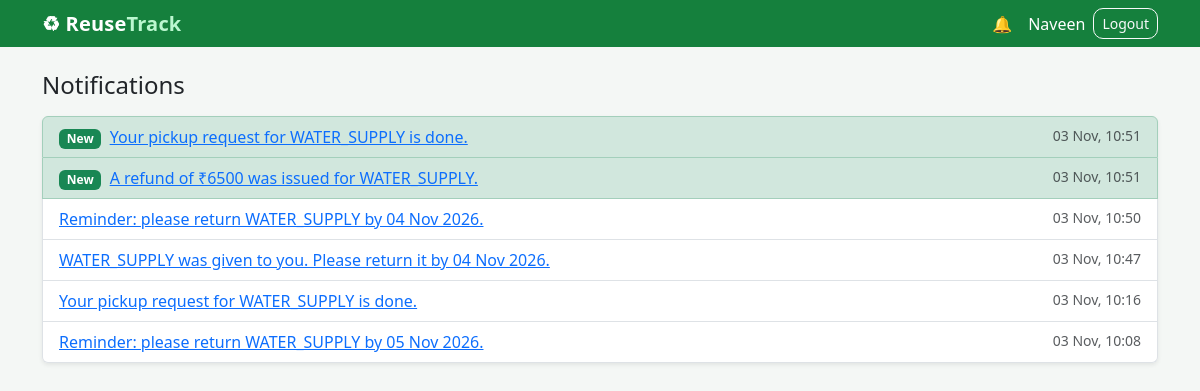
The app's page /notifications/ (signed in) with its own data.
### accounts/models.py (models this page shows, shortened)
class User(AbstractUser):
    class Role(models.TextChoices):
        ADMIN = 'ADMIN', 'Business Admin'
        STAFF = 'STAFF', 'Staff'
        CUSTOMER = 'CUSTOMER', 'Customer'
    business = models.ForeignKey(
        Business,
        on_delete=models.CASCADE,
        null=True,
        blank=True,
        related_name='users',
    )
    role = models.CharField(max_length=10, choices=Role.choices, default=Role.STAFF)
    phone = models.CharField(max_length=15, blank=True)

### notifications/models.py (models this page shows, shortened)
class Notification(models.Model):
    business = models.ForeignKey(Business, on_delete=models.CASCADE, related_name='notifications')
    user = models.ForeignKey(
        settings.AUTH_USER_MODEL, on_delete=models.CASCADE, related_name='notifications'
    )
    message = models.CharField(max_length=255)
    link = models.CharField(max_length=200, blank=True)
    key = models.CharField(max_length=100, null=True, blank=True)
    is_read = models.BooleanField(default=False)
    created_at = models.DateTimeField(auto_now_add=True)
    class Meta:
        ordering = ['-created_at', '-id']
        unique_together = ('user', 'key')

### notifications/views.py (the view)
# urls.py: path('', views.notification_list, name='notification_list'),
@login_required
def notification_list(request):
    if request.user.business_id is not None:
        generate_reminders(request.user)
    items = list(Notification.objects.filter(user=request.user)[:50])
    unread_ids = [n.pk for n in items if not n.is_read]
    if unread_ids:
        Notification.objects.filter(pk__in=unread_ids, user=request.user).update(is_read=True)
    return render(request, 'notifications/notification_list.html', {'items': items})

### notifications/context_processors.py (called while the page is built)
def notifications(request):
    user = request.user
    if not user.is_authenticated or user.business_id is None:
        return {}
    today = timezone.localdate().isoformat()
    if request.session.get('reminders_date') != today:
        generate_reminders(user)
        request.session['reminders_date'] = today
    return {'unread_count': Notification.objects.filter(user=user, is_read=False).count()}

### notifications/reminders.py (called while the page is built, shortened)
def generate_reminders(user):
    today = timezone.localdate()
    soon = today + timedelta(days=2)
    is_customer = user.role == User.Role.CUSTOMER
    if is_customer:
        customer = Customer.objects.filter(user=user).first()
        if customer is None:
            return
        assignments = Assignment.objects.filter(
            customer=customer, returned_date__isnull=True
        ).select_related('container')
        link = reverse('portal_home')
    elif user.role in (User.Role.ADMIN, User.Role.STAFF) and user.business_id:
        assignments = Assignment.objects.filter(
            business_id=user.business_id, returned_date__isnull=True
        ).select_related('container', 'customer')
        link = reverse('assignment_list')
    else:
        return

### notifications/templates/notifications/notification_list.html
{% extends 'accounts/base.html' %}
{% block content %}
<h4 class="mb-3">Notifications</h4>
<div class="list-group shadow-sm">
    {% for n in items %}
    <div class="list-group-item {% if not n.is_read %}list-group-item-success{% endif %}">
        <div class="d-flex justify-content-between">
            <div>
                {% if not n.is_read %}<span class="badge bg-success me-1">New</span>{% endif %}
                {% if n.link %}<a href="{{ n.link }}">{{ n.message }}</a>{% else %}{{ n.message }}{% endif %}
            </div>
            <small class="text-muted text-nowrap ms-3">{{ n.created_at|date:"d M, H:i" }}</small>
        </div>
    </div>
    {% empty %}
    <div class="list-group-item text-center text-muted py-4">No notifications yet.</div>
    {% endfor %}
</div>
{% endblock %}

### accounts/templates/accounts/base.html (shortened to what this page needs)
{% load static %}
<!DOCTYPE html>
<html lang="en">
<head>
    <link href="https://cdn.jsdelivr.net/npm/bootstrap@5.3.3/dist/css/bootstrap.min.css" rel="stylesheet">
    <link href="{% static 'accounts/app.css' %}" rel="stylesheet">
</head>
<body class="{% if user.is_authenticated and user.business_id %}has-bottom-nav{% endif %}">
    <nav class="navbar navbar-dark brand-nav">
        <div class="container">
            <a class="logo" href="{% url 'home' %}">♻ Reuse<span>Track</span></a>
            {% if user.is_authenticated %}
                <div class="d-flex align-items-center gap-3">
                    {% if user.business_id %}
                    <a href="{% url 'notification_list' %}" class="text-white text-decoration-none">
                        🔔{% if unread_count %}<span class="badge bg-danger ms-1">{{ unread_count }}</span>{% endif %}
                    </a>
                    {% endif %}
                    <form method="post" action="{% url 'logout' %}" class="d-flex align-items-center gap-2 mb-0">
                        <span class="text-white">{{ user.first_name|default:user.username }}</span>
                        <button class="btn btn-outline-light btn-sm">Logout</button>
                    </form>
                </div>
            {% endif %}
        </div>
    </nav>
    <div class="container py-4">
        {% block content %}{% endblock %}
    </div>
</body>
</html>

### accounts/static/accounts/app.css (style rules this page uses)
:root { --brand: #15803d; --brand-dark: #166534; --brand-light: #bbf7d0; --page-bg: #f4f7f5; --muted: #6b7280; }
body { font-family: system-ui, -apple-system, "Segoe UI", Roboto, sans-serif; background: var(--page-bg); }
.brand-nav { background: var(--brand); }
.logo { color: #fff; font-weight: 700; font-size: 1.25rem; text-decoration: none; letter-spacing: 0.2px; }
.logo span { color: var(--brand-light); }
.btn { border-radius: 10px; }

### records on screen
User: first_name "Naveen"
Notification: is_read "New", message "Your pickup request for WATER_SUPPLY is done.", created_at "03 Nov, 10:51"
Notification: is_read "New", message "A refund of ₹6500 was issued for WATER_SUPPLY.", created_at "03 Nov, 10:51"
Notification: message "Reminder: please return WATER_SUPPLY by 04 Nov 2026.", created_at "03 Nov, 10:50"
Notification: message "WATER_SUPPLY was given to you. Please return it by 04 Nov 2026.", created_at "03 Nov, 10:47"
Notification: message "Your pickup request for WATER_SUPPLY is done.", created_at "03 Nov, 10:16"
Notification: message "Reminder: please return WATER_SUPPLY by 05 Nov 2026.", created_at "03 Nov, 10:08"
